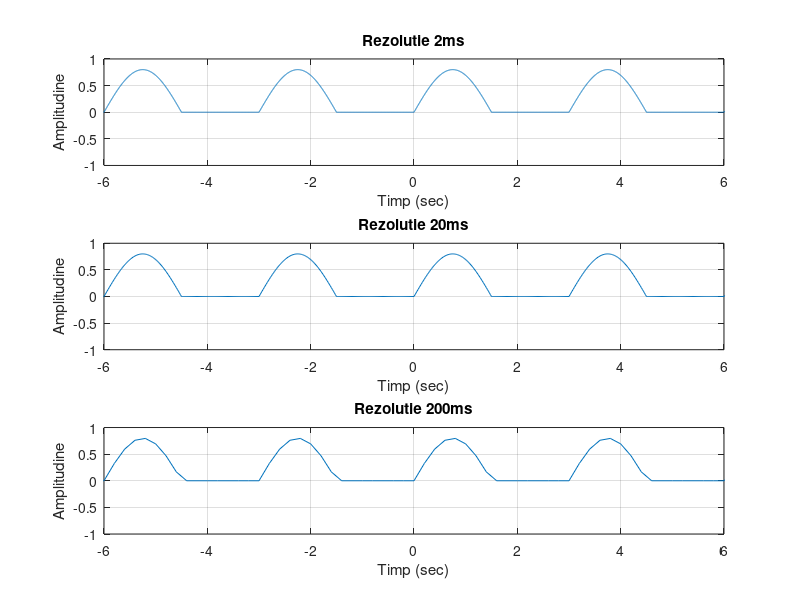

The MATLAB script that drew this image:
% Semnal sinusoidal redresat mono alternanta
% Perioada semnalului sinusoidal initial (neredresat) 3 s. 
% Amplitudine: 0.8

rez1=-20:0.002:20;
rez2=-20:0.02:20;
rez3=-20:0.2:20;
T=3;
A=0.8;
w=2*pi/T;

nr=1;
for i=rez1
    if (A*sin(w*i)>0)
        y1(nr)=A*sin(w*i);
    else
        y1(nr)=0;
    end
    nr=nr+1;
end

nr=1;
for i=rez2
    if (A*sin(w*i)>0)
        y2(nr)=A*sin(w*i);
    else
        y2(nr)=0;
    end
    nr=nr+1;
end

nr=1;
for i=rez3
    if (A*sin(w*i)>0)
        y3(nr)=A*sin(w*i);
    else
        y3(nr)=0;
    end
    nr=nr+1;
end

figure(1)
subplot(3,1,1)
plot(rez1,y1),grid,title('Rezolutie 2ms'),xlabel('Timp (sec)'),ylabel('Amplitudine')
axis([-6 6 -1 1])
subplot(3, 1, 2)
plot(rez2,y2),grid,title('Rezolutie 20ms'),xlabel('Timp (sec)'),ylabel('Amplitudine')
axis([-6 6 -1  1])
subplot(3,1,3)
plot(rez3,y3),grid,title('Rezolutie 200ms'),xlabel('Timp (sec)'),ylabel('Amplitudine')
axis([-6 6 -1 1])

